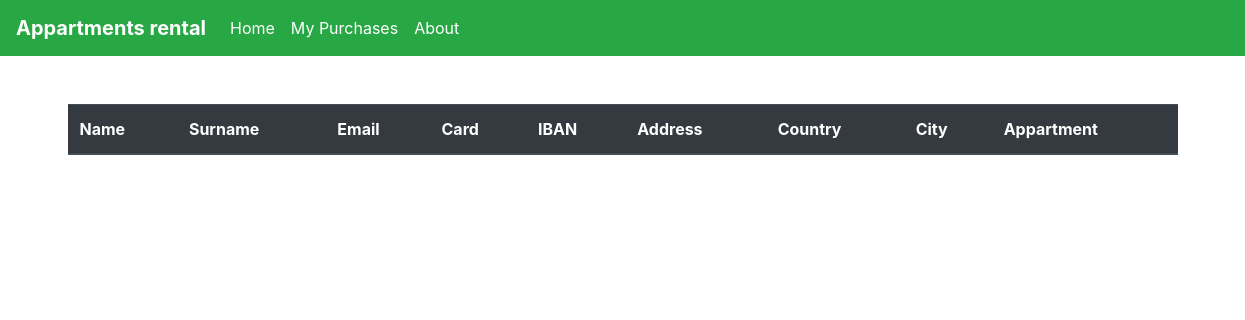
/my_puchases/, run on an earlier commit of the app's database.
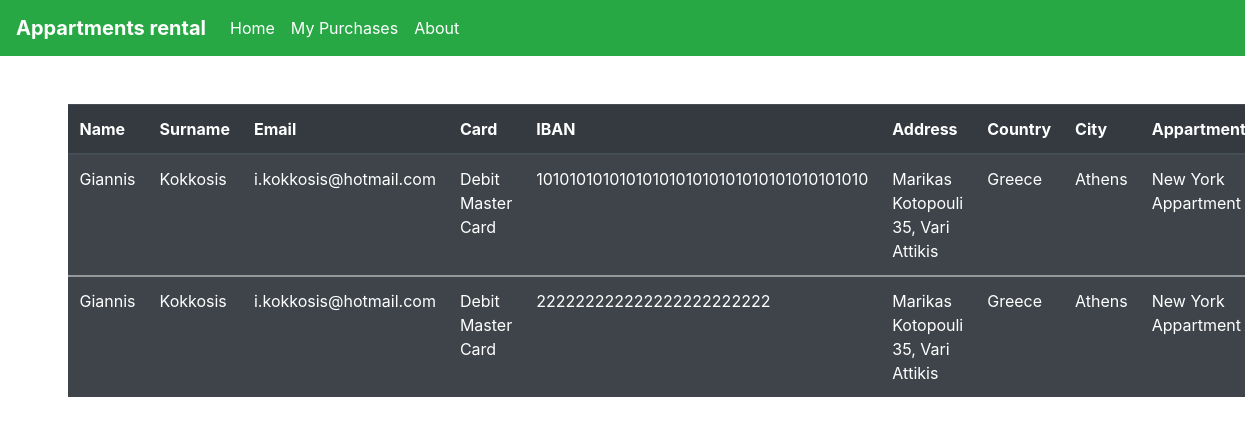
And on a later commit of the database.
### appartments/models.py (models this page shows, shortened)
class Purchase(models.Model):
    name = models.CharField(max_length=200)
    surname = models.CharField(max_length=200)
    email = models.EmailField()
    cvv = models.CharField(max_length=50)
    iban = models.CharField(max_length=50)
    card_type = models.CharField(max_length=50)
    address = models.CharField(max_length=200)
    country = models.CharField(max_length=200)
    city = models.CharField(max_length=200)
    postal_code = models.CharField(max_length=200)
    appartment = models.ForeignKey(Appartment, on_delete=models.CASCADE)

class Appartment(models.Model):
    title = models.CharField(max_length=200)
    location = models.CharField(max_length=200)
    description = models.TextField()
    price = models.FloatField()
    capacity = models.IntegerField()
    image = models.ImageField(null=True, blank=True)

### appartments/views.py (the view)
# urls.py: path('my_puchases/', views.my_purchases, name='my-purchases'),
def my_purchases(request):
    data = Purchase.objects.all()
    context = {
        'purchases': data
    }
    return render(request, 'appartments/my_purchases.html', context)

### appartments/templates/appartments/my_purchases.html
{% extends 'appartments/base.html' %}
{% block content %}
<table class="table table-striped table-dark mt-5">
    <thead>
        <tr>
        <th scope="col">Name</th>
        <th scope="col">Surname</th>
        <th scope="col">Email</th>
        <th scope="col">Card</th>
        <th scope="col">IBAN</th>
        <th scope="col">Address</th>
        <th scope="col">Country</th>
        <th scope="col">City</th>
        <th scope="col">Appartment</th>
        </tr>
    </thead>
{% for purchase in purchases %}
    <tbody>
        <tr>
            <td>{{ purchase.name }}</td>
            <td>{{ purchase.surname }}</td>
            <td>{{ purchase.email }}</td>
            <td>{{ purchase.card_type }}</td>
            <td>{{ purchase.iban }}</td>
            <td>{{ purchase.address }}</td>
            <td>{{ purchase.country }}</td>
            <td>{{ purchase.city }}</td>
            <td>{{ purchase.appartment.title }}</td>
        </tr>
{% endfor %}
    </tbody>
    </table>
{% endblock content %}

What changed in the data, as far as the page shows it:
added Purchase: name "Giannis", surname "Kokkosis", email "i.kokkosis@hotmail.com", card_type "Debit Master Card", iban "1010101010101010101010101010101010101010", address "Marikas Kotopouli 35, Vari Attikis", country "Greece", city "Athens", appartment "New York Appartment"
added Purchase: name "Giannis", surname "Kokkosis", email "i.kokkosis@hotmail.com", card_type "Debit Master Card", iban "222222222222222222222222", address "Marikas Kotopouli 35, Vari Attikis", country "Greece", city "Athens", appartment "New York Appartment"
